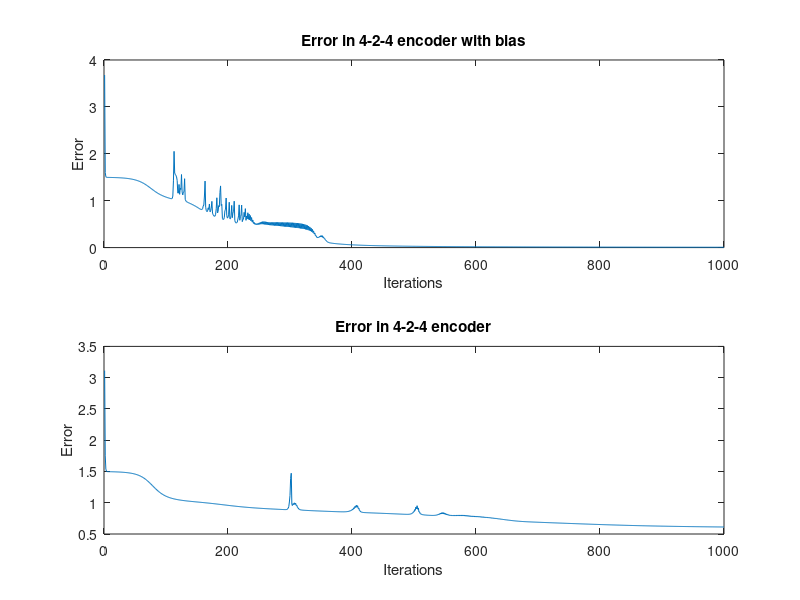

MATLAB code for this plot:

W1=rand(4,2);
W2=rand(2,4);
W11=W1;
W22=W2;

input_pattern=[1,0,0,0;
               0,1,0,0;
               0,0,1,0;
               0,0,0,1;];

target_pattern = input_pattern;

b1=rand(1,2);
b2=rand(1,4);

N=1000;

%n=1;
for n=1:1:N
    
    Error = 0;
    a_delta_W1=zeros(4,2);
    a_delta_W2=zeros(2,4);
    a_delta_b1=zeros(2,1);
    a_delta_b2=zeros(4,1);
    
    for j= 1:1:4%%%%%%%%%%%%5
        for i=1:1:4
            o_input(i,j) = 1 / ( 1 + exp(-input_pattern(i,j)));
        end   
        
        i_hidden(:,j)= W1.' * o_input(:,j) + b1.';
        %i_hidden(:,j)= W1.' * o_input(:,j) ;
        
        for i=1:1:2
            o_hidden(i,j) = 1 / ( 1 + exp(-i_hidden(i,j)));
        end
        
        i_output(:,j)=W2.' * o_hidden(:,j) + b2.';
        %i_output(:,j)=W2.' * o_hidden(:,j) + b2.';
        
        for i=1:1:4
            o_ouput(i,j) = 1 / ( 1 + exp(-i_output(i,j)));
        end
        
        E_p=0;
        
        for i=1:1:4
            E(i,j) = 1/2 * (o_ouput(i,j)- target_pattern(i,j))^2;
            E_p= E_p + E(i,j);
        end
        Error = Error + E_p;
    
    
    %E_n(n)=Error;
        % Calculate the delta weights of W2
    
        for i = 1:1:4 %which is j
            delta_output(i,j) = (o_ouput(i,j)- target_pattern(i,j)) * o_ouput(i,j) * (1 - o_ouput(i,j));
            for r= 1:1:2 % which is i
                delta_W2(r,i) =   o_hidden(r,j) * delta_output(i,j).' ; % o_i * delta_j
            end
        end
        
        % accumulate delta_W2 before updating W2
        a_delta_W2 = a_delta_W2 + delta_W2;
        a_delta_b2=a_delta_b2 + delta_output(:,j);

        %sum_w_delta =[0;0];
        %for r= 1:1:2
        sum_w_delta = W2 * delta_output(:,j);
                %sum_w_delta(r,1)= sum_w_delta(r,1) + w_delta;
        %end

        for r = 1:1:2
            delta_b1(r,1) = sum_w_delta(r,1)*  o_hidden(r,j) * (1 - o_hidden(r,j));
            for i= 1:1:4
                delta_W1(i,r) =  sum_w_delta(r,1)*  o_hidden(r,j) * (1 - o_hidden(r,j)) * o_input(i,j);
                %delta_b1(r,1) = sum_w_delta(r,1)*  o_hidden(r,j) * (1 - o_hidden(r,j));
            end
        end
        
        a_delta_W1 = a_delta_W1 + delta_W1;
        a_delta_b1 = a_delta_b1 + delta_b1;
    end
    E_n(n)=Error;
    
    rate=3;
        
    W2 = W2 - rate * a_delta_W2;
    W1 = W1 - rate * a_delta_W1;
    b2 = b2 - rate * a_delta_b2.';
    b1 = b1 - rate * a_delta_b1.';

    %Error = Error + E_p;
    
end

subplot(2,1,1);
plot(E_n);
title("Error in 4-2-4 encoder with bias");
xlabel('Iterations');
ylabel('Error');

% % Test part
% for j= 1:1:4%%%%%%%%%%%%5
%     for i=1:1:4
%         o_input(i,j) = 1 / ( 1 + exp(-input_pattern(i,j)));
%     end   
%         
%     i_hidden(:,j)= W1.' * o_input(:,j) + b1.';
%     %i_hidden(:,j)= W1.' * o_input(:,j) ;
%         
%     for i=1:1:2
%         o_hidden(i,j) = 1 / ( 1 + exp(-i_hidden(i,j)));
%     end
%         
%     i_output(:,j)=W2.' * o_hidden(:,j) + b2.';
%         %i_output(:,j)=W2.' * o_hidden(:,j) + b2.';
%         
%     for i=1:1:4
%         o_ouput(i,j) = 1 / ( 1 + exp(-i_output(i,j)));
%     end
% 
% end% Output the test result
% o_ouput


%%%%%%%%%%%%%%%%%%%%%%%%%%%%%%%%%%%%%%%%%%%%%%%%%%%%%%%%%%%%%%%%%%%%%%%%%%%%%%%%%%%%%%%%%%%%%%%%%%%%%%%%%%%%%55
for n=1:1:N
    
    Error = 0;
    a_delta_W1=zeros(4,2);
    a_delta_W2=zeros(2,4);
    a_delta_b1=zeros(2,1);
    a_delta_b2=zeros(4,1);
    
    for j= 1:1:4%%%%%%%%%%%%5
        for i=1:1:4
            o_input(i,j) = 1 / ( 1 + exp(-input_pattern(i,j)));
        end   
        
        i_hidden(:,j)= W11.' * o_input(:,j);
        %i_hidden(:,j)= W1.' * o_input(:,j) ;
        
        for i=1:1:2
            o_hidden(i,j) = 1 / ( 1 + exp(-i_hidden(i,j)));
        end
        
        i_output(:,j)=W22.' * o_hidden(:,j);
        %i_output(:,j)=W2.' * o_hidden(:,j) + b2.';
        
        for i=1:1:4
            o_ouput(i,j) = 1 / ( 1 + exp(-i_output(i,j)));
        end
        
        E_p=0;
        
        for i=1:1:4
            E(i,j) = 1/2 * (o_ouput(i,j)- target_pattern(i,j))^2;
            E_p= E_p + E(i,j);
        end
        Error = Error + E_p;
    
    
    %E_n(n)=Error;
        % Calculate the delta weights of W2
    
        for i = 1:1:4 %which is j
            delta_output(i,j) = (o_ouput(i,j)- target_pattern(i,j)) * o_ouput(i,j) * (1 - o_ouput(i,j));
            for r= 1:1:2 % which is i
                delta_W2(r,i) =   o_hidden(r,j) * delta_output(i,j).' ; % o_i * delta_j
            end
        end
        
        % accumulate delta_W2 before updating W2
        a_delta_W2 = a_delta_W2 + delta_W2;
        a_delta_b2=a_delta_b2 + delta_output(:,j);

        %sum_w_delta =[0;0];
        %for r= 1:1:2
        sum_w_delta = W22 * delta_output(:,j);
                %sum_w_delta(r,1)= sum_w_delta(r,1) + w_delta;
        %end

        for r = 1:1:2
            delta_b1(r,1) = sum_w_delta(r,1)*  o_hidden(r,j) * (1 - o_hidden(r,j));
            for i= 1:1:4
                delta_W1(i,r) =  sum_w_delta(r,1)*  o_hidden(r,j) * (1 - o_hidden(r,j)) * o_input(i,j);
                %delta_b1(r,1) = sum_w_delta(r,1)*  o_hidden(r,j) * (1 - o_hidden(r,j));
            end
        end
        
        a_delta_W1 = a_delta_W1 + delta_W1;
        a_delta_b1 = a_delta_b1 + delta_b1;
    end
    E_n(n)=Error;
    
    rate=3;
        
    W22 = W22 - rate * a_delta_W2;
    W11 = W11 - rate * a_delta_W1;
    %b2 = b2 - rate * a_delta_b2.';
    %b1 = b1 - rate * a_delta_b1.';

    %Error = Error + E_p;
    
end

subplot(2,1,2);
plot(E_n);
title("Error in 4-2-4 encoder");
xlabel('Iterations');
ylabel('Error');

% Test part
% for j= 1:1:4%%%%%%%%%%%%5
%     for i=1:1:4
%         o_input(i,j) = 1 / ( 1 + exp(-input_pattern(i,j)));
%     end   
%         
%     i_hidden(:,j)= W11.' * o_input(:,j) ;
%     i_hidden(:,j)= W1.' * o_input(:,j) ;
%         
%     for i=1:1:2
%         o_hidden(i,j) = 1 / ( 1 + exp(-i_hidden(i,j)));
%     end
%         
%     i_output(:,j)=W22.' * o_hidden(:,j) ;
%         i_output(:,j)=W2.' * o_hidden(:,j) + b2.';
%         
%     for i=1:1:4
%         o_ouput(i,j) = 1 / ( 1 + exp(-i_output(i,j)));
%     end
% 
% end% Output the test result
% o_ouput